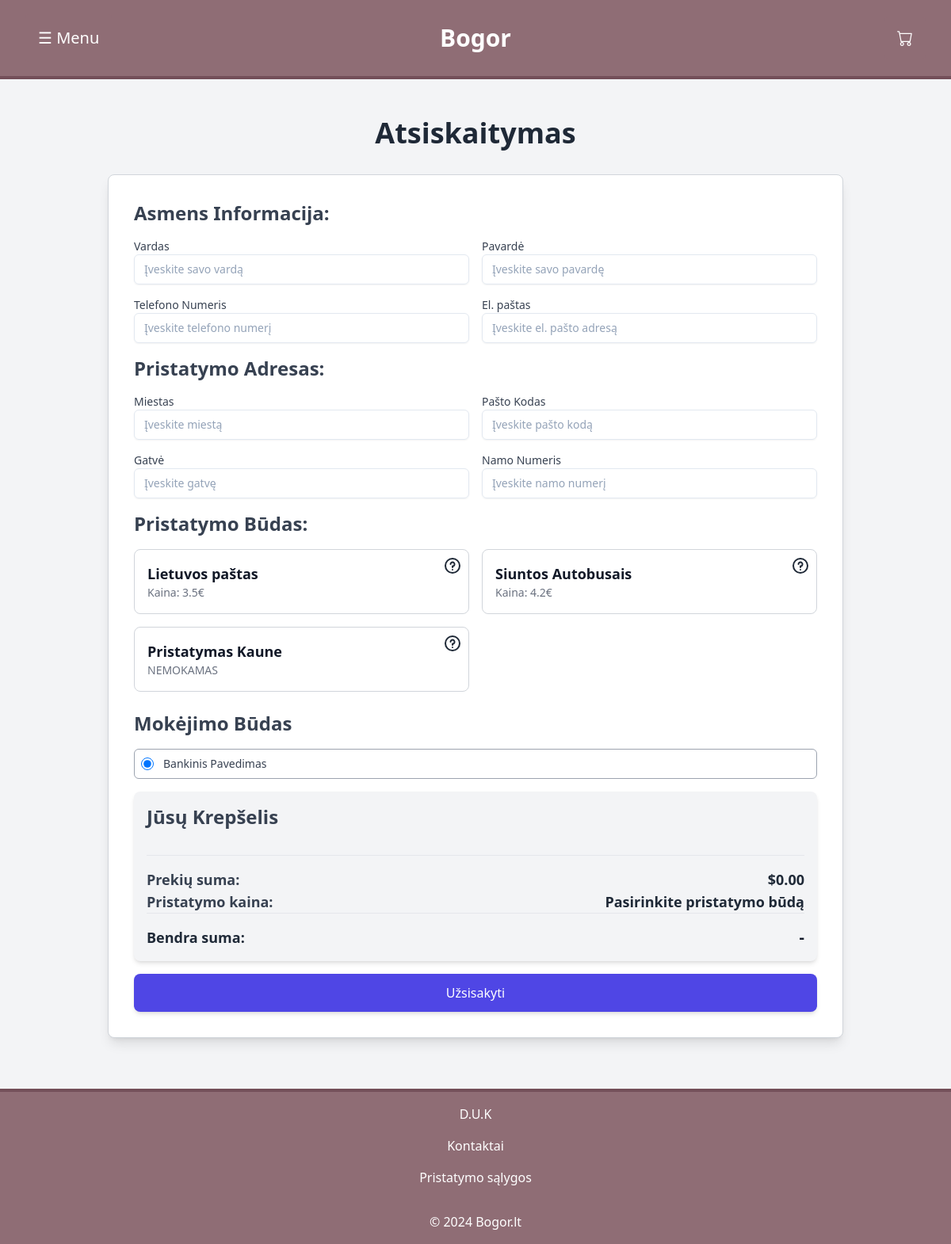
Page /atsiskaitymas/ (signed in) on the committed database.
### shop/models.py (models this page shows, shortened)
class DeliveryOption(models.Model):
    delivery_option = models.CharField(verbose_name='Pristatymo būdas', max_length=50)
    delivery_price = models.FloatField(verbose_name='Pristatymo kaina', default=0.00)
    delivery_description = models.TextField(verbose_name='Pristatymo aprašymas', blank=True, null=True)

### shop/views.py (the view)
# urls.py: path('atsiskaitymas/', views.checkout_view, name='checkout'),
def checkout_view(request):
    cart = get_or_create_cart(request)
    cart_items = cart.items.all()
    cart_total = sum(item.quantity * item.flower.price for item in cart_items if item.flower) + \
                 sum(item.quantity * item.decoration.price for item in cart_items if item.decoration)
    selected_delivery_option = None
    delivery_price = 0  # Default delivery price
    if request.method == 'POST':
        client_form = ClientForm(request.POST)
        address_form = AddressForm(request.POST)
        if client_form.is_valid() and address_form.is_valid():
            address = address_form.save()
            client = client_form.save(commit=False)
            client.client_address = address
            delivery_option_id = request.POST.get('delivery_option')
            if delivery_option_id:
                selected_delivery_option = DeliveryOption.objects.get(id=delivery_option_id)
                client.delivery_option = selected_delivery_option
                delivery_price = selected_delivery_option.delivery_price
            client.save()
            order = Order.objects.create(client=client, delivery_option=client.delivery_option)
            for cart_item in cart_items:
                if cart_item.flower:
                    OrderFlower.objects.create(order=order, flower=cart_item.flower, quantity=cart_item.quantity)
                elif cart_item.decoration:
                    OrderDecoration.objects.create(order=order, decoration=cart_item.decoration, quantity=cart_item.quantity)
                elif cart_item.wrapping_paper:
                    OrderWrappingPaper.objects.create(order=order, wrapping_paper=cart_item.wrapping_paper)
            cart.items.all().delete()  # Remove all items from the cart
            messages.success(request, 'Užsakymas pateiktas sėkmingai!')
            return redirect('shop:checkout_complete', order_id=order.id)
        else:
            messages.error(request, 'Patikrinkite formos laukus ir bandykite dar kartą.')
    else:
        client_form = ClientForm()
        address_form = AddressForm()
    delivery_options = DeliveryOption.objects.all()
    total_order_price = cart_total + delivery_price
    return render(request, 'checkout/checkout.html', {
        'client_form': client_form,
        'address_form': address_form,
        'delivery_options': delivery_options,
        'cart_items': cart_items,
        'cart_total': cart_total,
        'selected_delivery_option': selected_delivery_option,
        'delivery_price': delivery_price,
        'total_order_price': total_order_price
    })

### shop/forms.py
class ClientForm(forms.ModelForm):
    class Meta:
        model = Client
        fields = ['first_name', 'last_name', 'client_phone_number', 'email', 'delivery_option']
        widgets = {
            'first_name': forms.TextInput(attrs={'class': 'form-input', 'placeholder': 'Vardas'}),
            'last_name': forms.TextInput(attrs={'class': 'form-input', 'placeholder': 'Pavardė'}),
            'client_phone_number': forms.TextInput(attrs={'class': 'form-input', 'placeholder': 'Telefono Numeris'}),
            'email': forms.EmailInput(attrs={'class': 'form-input', 'placeholder': 'El. paštas'}),
            'delivery_option': forms.Select(choices=[
                ('lietuvos_pastas', 'Lietuvos paštas'),
                ('siuntos_autobusai', 'Siuntos Autobusai')
            ], attrs={'class': 'form-select'}),
        }

class AddressForm(forms.ModelForm):
    class Meta:
        model = Address
        fields = ['city', 'zip_code', 'street', 'house_number']
        widgets = {
            'city': forms.TextInput(attrs={'class': 'form-input', 'placeholder': 'Miestas'}),
            'street': forms.TextInput(attrs={'class': 'form-input', 'placeholder': 'Gatvė'}),
            'house_number': forms.TextInput(attrs={'class': 'form-input', 'placeholder': 'Namo Numeris'}),
            'zip_code': forms.TextInput(attrs={'class': 'form-input', 'placeholder': 'Pašto Kodas'}),
        }

### shop/utils.py (called while the page is built)
def get_or_create_cart(request):
    session_key = request.session.session_key
    if not session_key:
        request.session.create()
        session_key = request.session.session_key
    cart, created = Cart.objects.get_or_create(session_key=session_key)
    return cart

### templates/checkout/checkout.html (shortened to what this page needs)
{% extends "base.html" %}
{% load static %}
{% block content %}
    <div class="container mx-auto p-8">
        <h1 class="text-4xl font-bold mb-8 text-center text-gray-800">Atsiskaitymas</h1>
        <form action="{% url 'shop:checkout' %}" method="post" class="bg-white p-8 shadow-lg rounded-lg border border-gray-300">
            <div class="mb-4">
                <h2 class="text-2xl font-semibold text-gray-700 mb-4">Asmens Informacija:</h2>
                <div class="grid grid-cols-1 md:grid-cols-2 gap-4 w-full">
                    <div class="w-full">
                        <label for="first_name" class="block text-sm font-medium text-gray-700">Vardas</label>
                        <input type="text" name="first_name" id="first_name" class="w-full bg-transparent placeholder:text-slate-400 text-slate-700 text-sm border border-slate-200 rounded-md px-3 py-2 transition duration-300 ease focus:outline-none focus:border-slate-400 hover:border-slate-300 shadow-sm focus:shadow" placeholder="Įveskite savo vardą" required>
                    </div>
                    <div class="w-full">
                        <label for="last_name" class="block text-sm font-medium text-gray-700">Pavardė</label>
                        <input type="text" name="last_name" id="last_name" class="w-full bg-transparent placeholder:text-slate-400 text-slate-700 text-sm border border-slate-200 rounded-md px-3 py-2 transition duration-300 ease focus:outline-none focus:border-slate-400 hover:border-slate-300 shadow-sm focus:shadow" placeholder="Įveskite savo pavardę" required>
                    </div>
                    <div class="w-full">
                        <label for="client_phone_number" class="block text-sm font-medium text-gray-700">Telefono Numeris</label>
                        <input type="text" name="client_phone_number" id="client_phone_number" class="w-full bg-transparent placeholder:text-slate-400 text-slate-700 text-sm border border-slate-200 rounded-md px-3 py-2 transition duration-300 ease focus:outline-none focus:border-slate-400 hover:border-slate-300 shadow-sm focus:shadow" placeholder="Įveskite telefono numerį" required>
                    </div>
                    <div class="w-full">
                        <label for="email" class="block text-sm font-medium text-gray-700">El. paštas</label>
                        <input type="email" name="email" id="email" class="w-full bg-transparent placeholder:text-slate-400 text-slate-700 text-sm border border-slate-200 rounded-md px-3 py-2 transition duration-300 ease focus:outline-none focus:border-slate-400 hover:border-slate-300 shadow-sm focus:shadow" placeholder="Įveskite el. pašto adresą" required>
                    </div>
                </div>
            </div>
            <div class="mb-4">
                <h2 class="text-2xl font-semibold text-gray-700 mb-4">Pristatymo Adresas:</h2>
                <div class="grid grid-cols-1 md:grid-cols-2 gap-4 w-full">
                    <div class="w-full">
                        <label for="city" class="block text-sm font-medium text-gray-700">Miestas</label>
                        <input type="text" name="city" id="city" class="w-full bg-transparent placeholder:text-slate-400 text-slate-700 text-sm border border-slate-200 rounded-md px-3 py-2 transition duration-300 ease focus:outline-none focus:border-slate-400 hover:border-slate-300 shadow-sm focus:shadow" placeholder="Įveskite miestą" required>
                    </div>
                    <div class="w-full">
                        <label for="zip_code" class="block text-sm font-medium text-gray-700">Pašto Kodas</label>
                        <input type="text" name="zip_code" id="zip_code" class="w-full bg-transparent placeholder:text-slate-400 text-slate-700 text-sm border border-slate-200 rounded-md px-3 py-2 transition duration-300 ease focus:outline-none focus:border-slate-400 hover:border-slate-300 shadow-sm focus:shadow" placeholder="Įveskite pašto kodą" required>
                    </div>
                    <div class="w-full">
                        <label for="street" class="block text-sm font-medium text-gray-700">Gatvė</label>
                        <input type="text" name="street" id="street" class="w-full bg-transparent placeholder:text-slate-400 text-slate-700 text-sm border border-slate-200 rounded-md px-3 py-2 transition duration-300 ease focus:outline-none focus:border-slate-400 hover:border-slate-300 shadow-sm focus:shadow" placeholder="Įveskite gatvę" required>
                    </div>
                    <div class="w-full">
                        <label for="house_number" class="block text-sm font-medium text-gray-700">Namo Numeris</label>
                        <input type="text" name="house_number" id="house_number" class="w-full bg-transparent placeholder:text-slate-400 text-slate-700 text-sm border border-slate-200 rounded-md px-3 py-2 transition duration-300 ease focus:outline-none focus:border-slate-400 hover:border-slate-300 shadow-sm focus:shadow" placeholder="Įveskite namo numerį" required>
                    </div>
                </div>
            </div>
            <div class="mb-6">
                <h2 class="text-2xl font-semibold text-gray-700 mb-4">Pristatymo Būdas:</h2>
                <div class="grid grid-cols-1 md:grid-cols-2 gap-4 w-full">
                    {% for option in delivery_options %}
                        <div class="delivery-option relative" data-option-id="{{ option.id }}">
                            <label for="option_{{ option.id }}" class="block p-4 border border-gray-300 rounded-lg cursor-pointer transition duration-200 ease-in-out relative">
                                <div class="text-lg font-semibold delivery-text">{{ option.delivery_option }}</div>
                                <div class="text-sm text-gray-500 delivery-price">
                                    {% if option.delivery_price == 0.0 %}
                                        NEMOKAMAS
                                    {% else %}
                                        Kaina: {{ option.delivery_price }}€
                                    {% endif %}
                                </div>
                                <button type="button" class="absolute top-2 right-2 text-gray-500 hover:text-gray-700" onclick="toggleDescription({{ option.id }})">
                                </button>
                            </label>
                        </div>
                    {% endfor %}
                </div>
            </div>
            <div class="mb-4">
                <h2 class="text-2xl font-semibold text-gray-700 mb-4">Mokėjimo Būdas</h2>
                <div class="flex items-center border border-gray-400 p-2 rounded-md w-full">
                    <input id="bank_transfer" name="payment_method" type="radio" value="bank_transfer" class="focus:ring-indigo-500 h-4 w-4 text-indigo-600 border-gray-300" required checked>
                    <label for="bank_transfer" class="ml-3 block text-sm font-medium text-gray-700">Bankinis Pavedimas</label>
                </div>
            </div>
            <div class="mb-4 bg-gray-100 p-4 rounded-lg shadow-md">
                <h2 class="text-2xl font-semibold text-gray-700 mb-4">Jūsų Krepšelis</h2>
                <div class="flex justify-between items-center border-t pt-4 mt-4">
                    <p class="text-lg font-semibold text-gray-700">Prekių suma:</p>
                    <p class="text-lg font-semibold text-gray-800">${{ cart_total|floatformat:2 }}</p>
                </div>
                <div class="flex justify-between items-center">
                    <p class="text-lg font-semibold text-gray-700">Pristatymo kaina:</p>
                    <p id="delivery-price" class="text-lg font-semibold text-gray-800">
                        {% if selected_delivery_option %}
                            ${{ selected_delivery_option.delivery_price|floatformat:2 }}
                        {% else %}
                            Pasirinkite pristatymo būdą
                        {% endif %}
                    </p>
                </div>
                <div class="flex justify-between items-center border-t pt-4">
                    <p class="text-lg font-semibold text-gray-800">Bendra suma:</p>
                    <p id="total-price" class="text-xl font-bold text-gray-900">
                        {% if selected_delivery_option %}
                            ${{ cart_total|add:selected_delivery_option.delivery_price|floatformat:2 }}
                        {% else %}
                            -
                        {% endif %}
                    </p>
                </div>
            </div>
            <div class="mt-4">
                <button type="submit" class="w-full bg-indigo-600 text-white px-6 py-3 rounded-lg shadow-md hover:bg-indigo-700 focus:outline-none focus:ring-2 focus:ring-offset-2 focus:ring-indigo-500">
                    Užsisakyti
                </button>
            </div>
        </form>
    </div>
{% endblock %}

### rows in the picture
DeliveryOption: delivery_option "Lietuvos paštas", delivery_price "3.5"
DeliveryOption: delivery_option "Siuntos Autobusais", delivery_price "4.2"
DeliveryOption: delivery_option "Pristatymas Kaune", delivery_price "NEMOKAMAS"

### other values in the picture
{{ cart_total|floatformat:2 }} "0.00"
